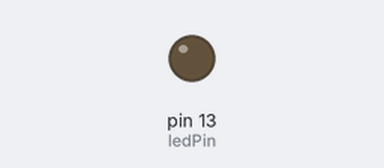
Recording of a sketch running on a simulated Arduino Uno, built with avr-gcc and run on an emulated ATmega328P. Parts: output pins drawn as LEDs (lit = HIGH). What the sketch prints to the serial monitor is not drawn.

Above: at 0.1 s.
At 6.7 s:
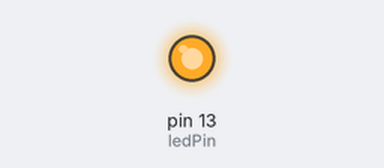
Timing chart, 0 to 107.3 s (numbered marks = the images above):
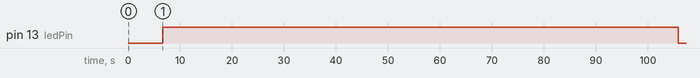

Measured:
- by itself, pin 13 (ledPin): LOW → HIGH at 6.7 s, → LOW 99.1 s later

The sketch:

heartratefp.ino
```cpp
// Open a serial connection and flash LED when input is received
int ledPin = 13;
void setup(){
  // Open serial connection.
  Serial.begin(9600);
  pinMode(ledPin, OUTPUT);
  Serial.println("hello");

}
boolean flatline = false;
int x=0;
void loop(){
x++;
if (x<1000){
  Serial.println(2*sin(x/10) + sin(x));
  digitalWrite(ledPin,LOW);
}
else{
  Serial.println(0);
  digitalWrite(ledPin,HIGH);
}
  }
```
